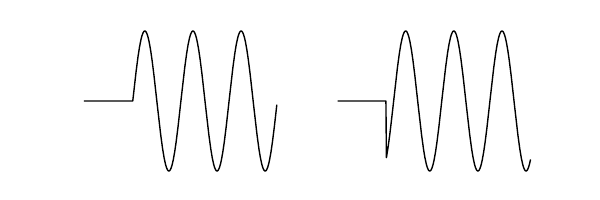

This figure's Python source:
import matplotlib.pyplot as plt
import numpy as np

x = np.arange(400) / 1000 / 1000 / 1000
y = np.sin(np.pi*2*x * 10*1000*1000)
y[:100] = 0

z = np.sin(np.pi*2*x * 10*1000*1000 + 1.7*np.pi)
z[:100] = 0

fig, axes = plt.subplots(1, 2, figsize=[6, 2])
l, r = axes

l.plot(y, color="black", linewidth=1)
r.plot(z, color="black", linewidth=1)
l.set_axis_off()
r.set_axis_off()

plt.savefig("random_start_phase.pdf")
